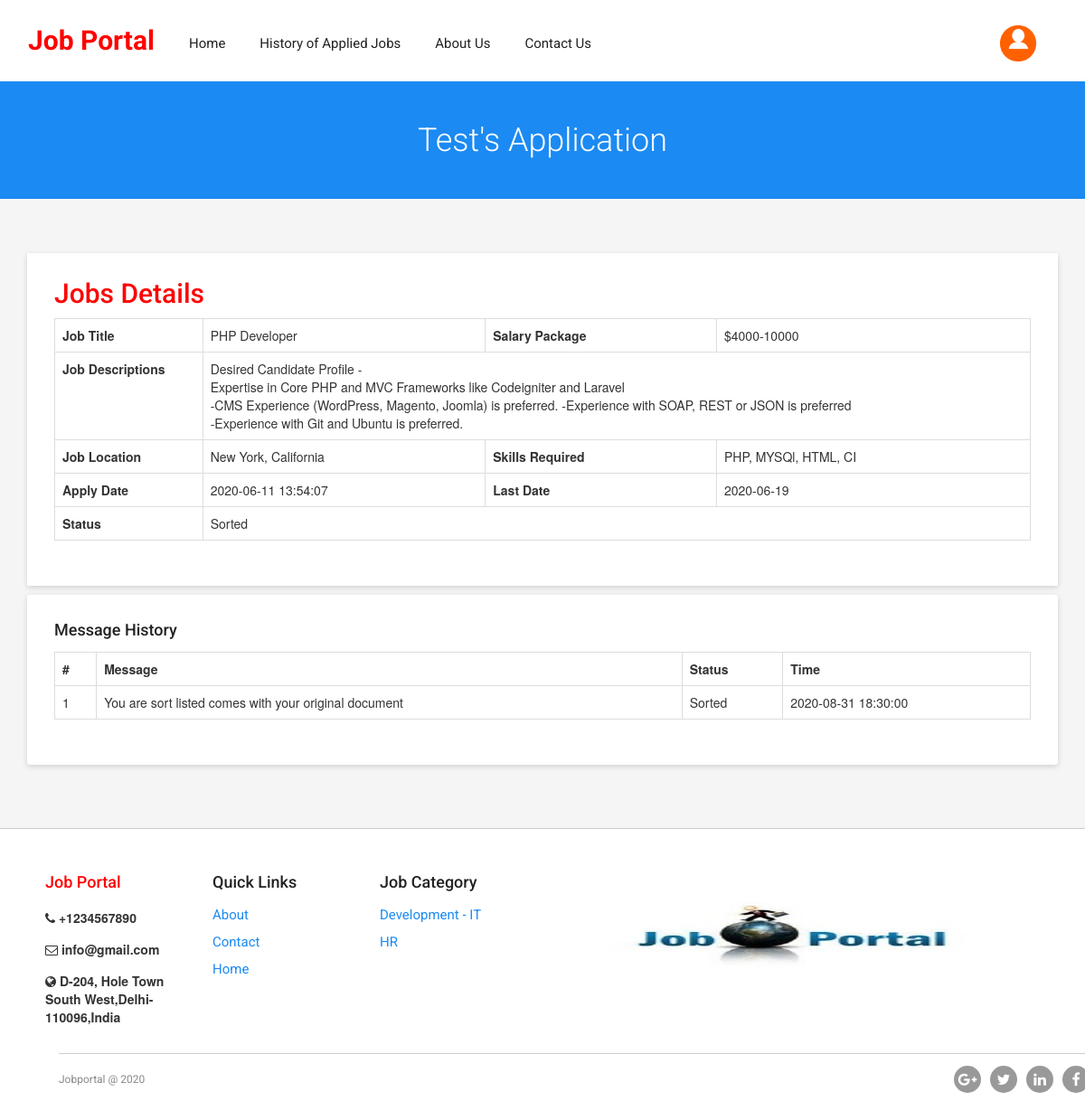
The page /app-details.php?jobid=2 (signed in) on the database its author committed.
### tables this page shows
CREATE TABLE `tbljobseekers` (
  `id` int(11) NOT NULL,
  `FullName` varchar(150) DEFAULT NULL,
  `EmailId` varchar(150) DEFAULT NULL,
  `ContactNumber` bigint(15) DEFAULT NULL,
  `Password` varchar(150) DEFAULT NULL,
  `Resume` varchar(150) DEFAULT NULL,
  `AboutMe` mediumtext DEFAULT NULL,
  `ProfilePic` varchar(200) DEFAULT NULL,
  `Skills` varchar(200) DEFAULT NULL,
  `RegDate` timestamp NULL DEFAULT current_timestamp(),
  `LastUpdationDate` timestamp NULL DEFAULT NULL ON UPDATE current_timestamp(),
  `IsActive` int(1) DEFAULT NULL
);

CREATE TABLE `tblapplyjob` (
  `ID` int(10) NOT NULL,
  `UserId` int(5) DEFAULT NULL,
  `JobId` int(5) DEFAULT NULL,
  `Applydate` timestamp NOT NULL DEFAULT current_timestamp() ON UPDATE current_timestamp(),
  `Status` varchar(200) DEFAULT NULL,
  `ResponseDate` timestamp NULL DEFAULT NULL ON UPDATE current_timestamp()
);

CREATE TABLE `tbljobs` (
  `jobId` int(11) NOT NULL,
  `employerId` int(11) NOT NULL,
  `jobCategory` varchar(255) DEFAULT NULL,
  `jobTitle` varchar(255) DEFAULT NULL,
  `jobType` varchar(255) DEFAULT NULL,
  `salaryPackage` char(200) DEFAULT NULL,
  `skillsRequired` varchar(255) DEFAULT NULL,
  `experience` varchar(50) DEFAULT NULL,
  `jobLocation` varchar(255) DEFAULT NULL,
  `jobDescription` mediumtext DEFAULT NULL,
  `JobExpdate` date DEFAULT NULL,
  `postinDate` timestamp NULL DEFAULT current_timestamp(),
  `updationDate` timestamp NULL DEFAULT NULL ON UPDATE current_timestamp(),
  `isActive` int(1) NOT NULL
);

CREATE TABLE `tblmessage` (
  `ID` int(10) NOT NULL,
  `JobID` int(5) DEFAULT NULL,
  `UserID` int(5) DEFAULT NULL,
  `Message` mediumtext DEFAULT NULL,
  `Status` varchar(200) DEFAULT NULL,
  `ResponseDate` timestamp NULL DEFAULT current_timestamp()
);

CREATE TABLE `tblpages` (
  `ID` int(11) NOT NULL,
  `PageType` varchar(200) DEFAULT NULL,
  `PageTitle` mediumtext DEFAULT NULL,
  `PageDescription` longtext DEFAULT NULL,
  `Email` varchar(200) NOT NULL,
  `MobileNumber` bigint(10) NOT NULL,
  `UpdationDate` timestamp NULL DEFAULT NULL ON UPDATE current_timestamp()
);

### app-details.php (the view, shortened to what this page needs)
<?php
include('includes/config.php');
if (strlen($_SESSION['jsid']==0)) {
  header('location:logout.php');
  } else{
  ?>
<!doctype html>
<html>
<head>
<link href="css/custom.css" rel="stylesheet" type="text/css">
<link href="css/bootstrap.css" rel="stylesheet" type="text/css">
<link href="css/color.css" rel="stylesheet" type="text/css">
<link href="css/responsive.css" rel="stylesheet" type="text/css">
<link href="css/owl.carousel.css" rel="stylesheet" type="text/css">
<link href="css/font-awesome.min.css" rel="stylesheet" type="text/css">
<link href="css/jquery.mCustomScrollbar.css" rel="stylesheet" type="text/css">
</head>
<body class="theme-style-1">
<div id="wrapper">
 <?php include('includes/header.php');?>
  <section id="inner-banner">
    <div class="container">
      <h1><?php echo htmlentities($_SESSION['jsfname']);?>'s Application</h1>
    </div>
  </section>
  <div id="main">
    <section class="resumes-section padd-tb">
      <div class="container">
        <div class="row">
          <div class="col-md-12 col-sm-8">
            <div class="resumes-content">
              <div class="box">
 <?php
$jobid=$_GET['jobid'];
$sql = "SELECT tbljobs.*,tblapplyjob.*  from tblapplyjob join tbljobs on tblapplyjob.JobId=tbljobs.jobId  where tbljobs.jobId=:jobid";
$query = $dbh -> prepare($sql);
$query-> bindParam(':jobid', $jobid, PDO::PARAM_STR);
$query->execute();
$results=$query->fetchAll(PDO::FETCH_OBJ);
foreach($results as $result)
{
 ?>
     <div class="text-box">
                  <h2 style="color: red">Jobs Details</h2>
                  <table class="table table-bordered table-hover data-tables">
    <tr>
  <th>Job Title</th>
  <td><?php  echo $result->jobTitle;?></td>
  <th>Salary Package</th>
  <td>$<?php  echo $result->salaryPackage;?></td>
  </tr>
   <tr>
  <th>Job Descriptions</th>
  <td colspan="3"><?php  echo $result->jobDescription;?></td>
  </tr>
  <tr>
  <th>Job Location</th>
  <td><?php  echo $result->jobLocation;?></td>
  <th>Skills Required</th>
  <td><?php  echo $result->skillsRequired;?></td>
  </tr>
  <tr>
  <th>Apply Date</th>
  <td><?php  echo $result->Applydate;?></td>
  <th>Last Date</th>
  <td><?php  echo $result->JobExpdate;?></td>
  </tr>
    <th>Status</th>
    <td colspan="3"> <?php
if($result->Status=="")
{
  echo "Not Responded Yet";
}
else
{
  echo $pstatus=$result->Status;
}
     ;?></td>
</table>
  <?php $cnt=$cnt+1;} } ?>              </div>
              </div>
<?php
$uid=$_SESSION['jsid'];
$ret="select tblmessage.* from tblmessage  where tblmessage.UserID=:uid && tblmessage.JobID=:jobid";
$query1 = $dbh -> prepare($ret);
$query1-> bindParam(':jobid', $jobid, PDO::PARAM_STR);
$query1-> bindParam(':uid', $uid, PDO::PARAM_STR);
$query1->execute();
$cnt=1;
$results=$query1->fetchAll(PDO::FETCH_OBJ);
 ?>
              <div class="summary-box">
                <h4>Message History</h4>
                <table id="datatable" class="table table-bordered dt-responsive nowrap" style="border-collapse: collapse; border-spacing: 0; width: 100%;">
  <tr>
    <th>#</th>
<th>Message</th>
<th>Status</th>
<th>Time</th>
</tr>
<?php
foreach($results as $row1)
{
  ?>
<tr>
  <td><?php echo $cnt;?></td>
 <td><?php  echo $row1->Message;?></td>
  <td><?php  echo $row1->Status;?></td>
   <td><?php  echo $row1->ResponseDate;?></td>
</tr>
<?php $cnt=$cnt+1;}  ?>
</table>
              </div>
            </div>
          </div>
        </div>
      </div>
    </section>
  </div>
 <?php include('includes/footer.php');?>
</div>
</body>
</html>

### includes/header.php (shortened to what this page needs)
  <header id="header">
    <div class="container">
      <div class="navigation-col">
        <nav class="navbar navbar-inverse">
          <div class="navbar-header">
            <h2><strong class="logo" style="color: red; padding-top:8%">Job Portal</strong></h2> </div>
          <div id="navbar" class="collapse navbar-collapse">
            <ul class="nav navbar-nav" id="nav">
              <li><a href="index.php">Home</a>
              </li>
<?php if (strlen($_SESSION['jsid']!=0)) {?>
                  <li><a href="applied-jobs.php">History of Applied Jobs</a></li>
<?php } ?>
              <li><a href="about.php">About Us</a></li>
              <li><a href="contact.php">Contact Us</a></li>
            </ul>
          </div>
        </nav>
      </div>
    </div>
    <div class="user-option-col">
      <div class="thumb">
        <div class="dropdown">
<?php if (strlen($_SESSION['jsid']!=0)) {?>
   <?php
         $uid= $_SESSION['jsid'];
$sql="SELECT * from tbljobseekers where id='$uid'";
$query = $dbh -> prepare($sql);
$query->execute();
$results=$query->fetchAll(PDO::FETCH_OBJ);
$cnt=1;
if($query->rowCount() > 0)
{
foreach($results as $row)
{               ?>
          <button class="btn btn-default dropdown-toggle" type="button" id="dropdownMenu1" data-toggle="dropdown" aria-haspopup="true" aria-expanded="true"> <img src="images/<?php echo $row->ProfilePic;?>" width="40" height="40" ></button>
<?php $cnt=$cnt+1;}} ?>
<?php } ?>
        </div>
      </div>
    </div>
  </header>

### includes/footer.php (shortened to what this page needs)
 <footer id="footer">
    <div class="text-box box">
      <h4 style="color: red">Job Portal</h4>
<?php
$sql="SELECT * from tblpages where PageType='contactus'";
$query = $dbh -> prepare($sql);
$query->execute();
$results=$query->fetchAll(PDO::FETCH_OBJ);
$cnt=1;
if($query->rowCount() > 0)
{
foreach($results as $row)
{               ?>
  <ul>
      <li> <i class="fa fa-phone"></i> <strong>+<?php  echo htmlentities($row->MobileNumber);?></strong></li>
                    <li> <i class="fa fa-envelope-o"></i> <strong><?php  echo htmlentities($row->Email);?></strong> </li>
                    <li> <i class="fa fa-globe"></i> <strong><?php  echo htmlentities($row->PageDescription);?></strong> </li>
<?php $cnt=$cnt+1;}} ?></ul>
    </div>
    <div class="box">
      <h4>Quick Links</h4>
      <ul>
        <li><a href="about.php">About</a></li>
        <li><a href="contact.php">Contact</a></li>
        <li><a href="index.php">Home</a></li>
      </ul>
    </div>
    <div class="box">
      <h4>Job Category</h4>
      <ul>
<?php
$sql="SELECT jobCategory,count(jobId) as totaljobs from tbljobs group by jobCategory";
$query = $dbh -> prepare($sql);
$query->execute();
$results=$query->fetchAll(PDO::FETCH_OBJ);
foreach($results as $row)
{               ?>
        <li><a href="view-categorywise-job.php?viewid=<?php echo htmlentities ($row->jobCategory);?>"><?php  echo htmlentities($row->jobCategory);?></a></li> <?php } ?>
      </ul>
    </div>
    <div class="box">
      <img src="images/Untitled-design-1.jpg" width="500" height="150">
    </div>
    <div class="container">
      <div class="bottom-row"> <strong class="copyrights">Jobportal @ 2020 </strong>
        <div class="footer-social">
          <ul>
            <li><a href="#"><i class="fa fa-google-plus"></i></a></li>
            <li><a href="#"><i class="fa fa-twitter"></i></a></li>
            <li><a href="#"><i class="fa fa-linkedin"></i></a></li>
            <li><a href="#"><i class="fa fa-facebook-f"></i></a></li>
          </ul>
        </div>
      </div>
    </div>
  </footer>

### css/color.css (style rules this page uses)
#banner, .banner-outer .caption .holder form button[type="submit"]:hover, .browse-job-section, .user-option-col a.login-round, .user-option-col .dropdown-menu > li > a:hover, .user-option-col .dropdown-menu > li > a:focus, .user-option-col a.btn-login, .theme-style-1 a.btn-style-1, .popular-categories .box:hover, .popular-categories .box:hover, .btn-color-2, .sidebar .box .text-box a.btn-apply, .call-action-section, .price-table .box strong.amount:before, .price-table .box strong.amount:after, #footer form input[type="submit"], #cp_side-menu, .banner-2, #wrapper .header-2.cp_sticky, .process-section .icon-box, .btn-bg-color-1, .header-4, #inner-banner, .pagination-box .pager li > a:hover, .pagination-box .pager li > a:focus, .pagination-box .pager li.active a, .post-box .owl-next:hover, .post-box .owl-prev:hover, .post-section .comment-form form input[type="submit"], .signup-section .holder input[type="submit"], .upload-box .btn-file, .signup-section .holder b, .contact-form input[type="Submit"], .address-box address .fa, .candidates-search-bar form, .btn-row a.resume, .btn-row a.login, .summary-box .col:before, .progress-box .progress-bar span, .alphabets-row .col span, .alphabets-row .col:before, .icon-colo-1, .resum-form .accordion_cp, .resum-form input[type="submit"], .navbar-toggle { background-color:#1b8af3; }
#nav li:hover > a, .banner-outer .caption .holder form button[type="submit"], .banner-outer .caption .holder .btn-row a .fa, .cp_side-menu a .fa, .user-option-col a .fa, #content-area .box .text-col a.text .fa, #content-area .box strong.price .fa, .sidebar .box .text-box h4 a, .sidebar .box .text-box a.text .fa, .sidebar .box .text-box strong.price .fa, #content-area a.load-more .fa, .price-table .box h4, .price-table .box strong.amount sub, .testimonials-section .owl-prev:hover:before, .testimonials-section .owl-next:hover:before, .post-box .text-box strong.date .fa, .post-box .text-box strong.name, .post-box .text-box:hover h4 a, #footer .box ul li a, .bottom-row strong.copyrights a:hover, #content-area .box:hover h4 a, #popular-job-slider .owl-next:before, #popular-job-slider .owl-prev:before, .sidebar-jobs ul li a, .sidebar-jobs ul li span .fa, .pagination-box .pager li > a, .pagination-box .pager li > span, .sidebar .box .recent-post .text-box a .fa, .sidebar .box .recent-post .text-area a .fa, .sidebar .box .recent-post ul li:hover strong a, .sidebar .box .archives-box ul li a:hover, .post-box blockquote p, .testimonials-style-3 .box p, .testimonials-style-3 .col p, .input-box .fa, .check-box strong a:hover, .signup-section .holder em, .signup-section .holder em a, .signup-section .holder a.login, .candidates-search-bar form button[type="submit"], .resumes-section .box .text-box h4, .resumes-content .box .text-box strong .fa, .resumes-content .box .text-box span.price .fa, .tags a, .resumes-section a.load-more .fa, .related-people .text-box strong.name a, .related-people .text-box span .fa, .summary-box strong.title, .popular-companies .owl-next:before, .popular-companies .owl-prev:before, .alphabets-row a:hover, .alphabets a:hover, .theme-style-1 .account-option a.btn-style-1 .fa, #content-area .box .text-col p em, .job-detail ul li .fa { color:#1b8af3; }
#nav li a:before,#nav li a:after, .testimonials-section .owl-prev:hover:before, .testimonials-section .owl-next:hover:before, .summary-box .col, .resume-process .option-box .icon-colo-1:before { border-color:#1b8af3; }

### css/responsive.css (style rules this page uses)
@media (min-width: 1200px) { strong.logo { margin: 0 150px 0 0; } }
@media (min-width: 1200px) { strong.logo { margin:0 0 0 65px; } }
@media (min-width: 1200px) { .user-option-col { position: absolute; padding:0; } }
@media (max-width: 1480px) { strong.logo { margin: 0; } }
@media (max-width: 1480px) { .bottom-row { margin: 30px 0 0 0; } }
@media (max-width: 1480px) { .navigation-col .navbar-collapse { float:left; } }
@media (max-width: 1480px) { #footer .text-box, #footer .box { width:15%; margin:0 20px 0 0 } }
@media (max-width: 1900px) { #footer .text-box, #footer .box { width:15%; margin:0 20px 0 0 } }

### rows shown on the page
tbljobseekers: ProfilePic (picture)
tblapplyjob: JobId.jobTitle "PHP Developer", JobId.salaryPackage "4000-10000", JobId.jobDescription "Desired Candidate Profile - Expertise in Core PHP and MVC Frameworks like Codeigniter and Laravel -CMS Experience (WordPress, Magento, Joomla) is preferred. -Experience with SOAP, REST or JSON is preferred -Experience with Git and Ubuntu is preferred.", JobId.jobLocation "New York, California", JobId.skillsRequired "PHP, MYSQl, HTML, CI", Applydate "2020-06-11 13:54:07", JobId.JobExpdate "2020-06-19", Status "Sorted"
tblmessage: Message "You are sort listed comes with your original document", Status "Sorted", ResponseDate "2020-08-31 18:30:00"
tblpages: MobileNumber "1234567890", Email "info@gmail.com", PageDescription "D-204, Hole Town South West,Delhi-110096,India"

### other values the page prints
$_SESSION['jsfname'] "Test"
$row->jobCategory "Development - IT"
$row->jobCategory "HR"
